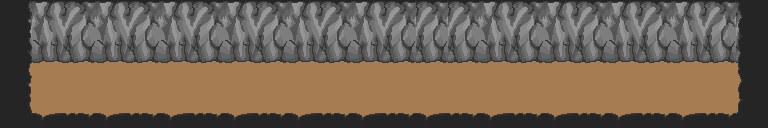

Tiled map render using the project's own tile images. Description and the map definition, with tile-layer contents summarised, below:
An orthogonal 24x4 tile map with 32x32 px tiles, 2 tile layers (Tile Layer 1, Tile Layer 2) and 7 objects (player, exit).

<map version="1.0" orientation="orthogonal" width="24" height="4" tilewidth="32" tileheight="32">
 <tileset firstgid="1" source="tileset.tsx" />
 <layer name="Tile Layer 1" width="24" height="4">
  <properties>
   <property name="background" value="true" />
  </properties>
  <data>[96 cells, 96 non-empty, 4 distinct tile ids]</data>
 </layer>
 <layer name="Tile Layer 2" width="24" height="4">
  <data>[96 cells, 74 non-empty, 14 distinct tile ids]</data>
 </layer>
 <objectgroup name="Lights" width="24" height="4">
  <object x="32" y="64" width="64" height="64">
   <properties>
    <property name="enabled" value="true" />
    <property name="flickering" value="true" />
   </properties>
  </object>
  <object x="224" y="64" width="64" height="64">
   <properties>
    <property name="enabled" value="false" />
    <property name="flickering" value="true" />
   </properties>
  </object>
  <object x="448" y="64" width="64" height="64">
   <properties>
    <property name="enabled" value="true" />
    <property name="flickering" value="true" />
   </properties>
  </object>
  <object x="672" y="64" width="64" height="64">
   <properties>
    <property name="enabled" value="false" />
    <property name="flickering" value="true" />
   </properties>
  </object>
 </objectgroup>
 <objectgroup name="Collision" width="24" height="4" visible="0">
  <object x="32" y="0" width="704" height="64" />
 </objectgroup>
 <objectgroup name="Spawn" width="24" height="4" visible="0">
  <object name="player" x="32" y="64" width="64" height="64" />
  <object name="exit" x="672" y="64" width="64" height="64" />
 </objectgroup>
</map>
